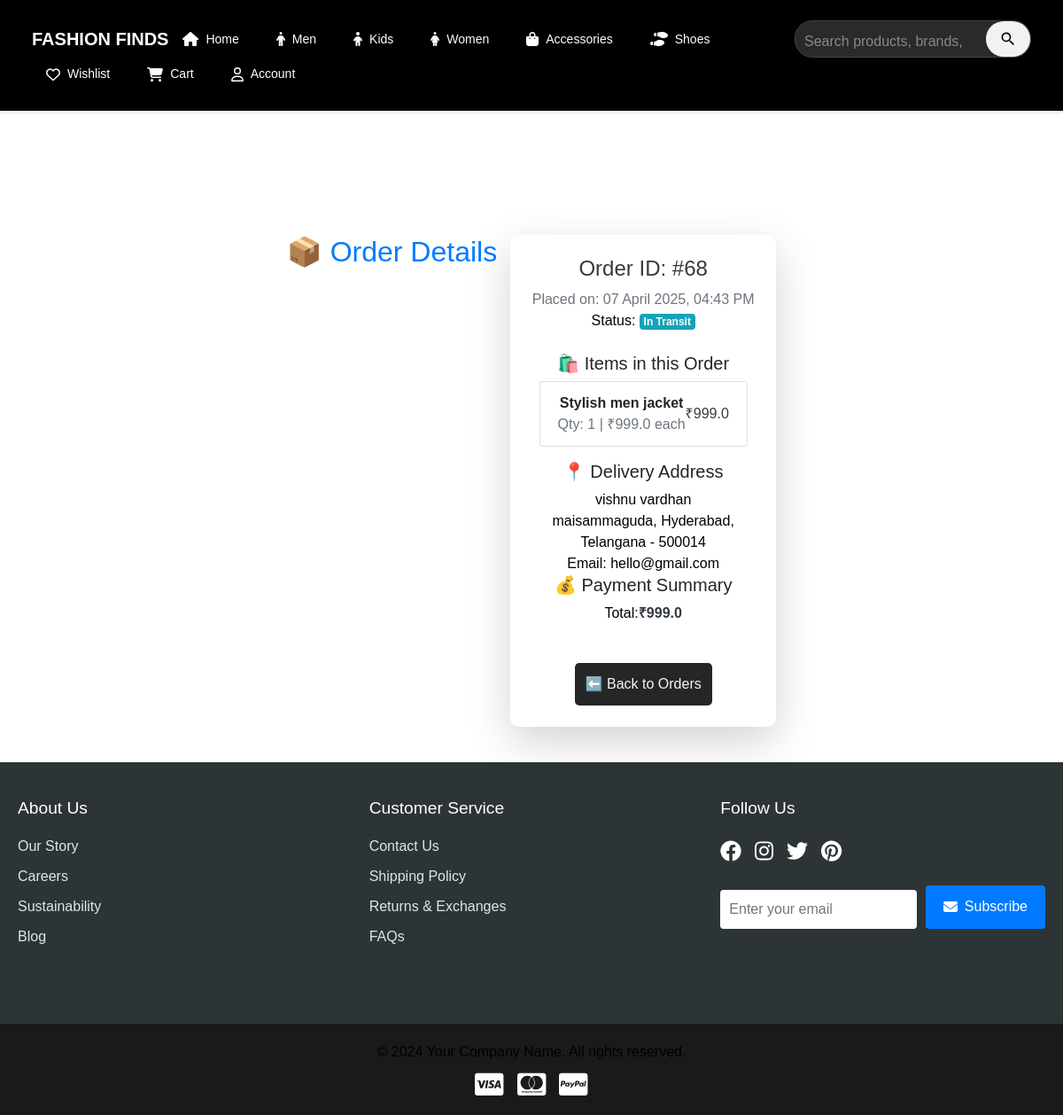
Before: /order/68 (signed in) with the older database file.
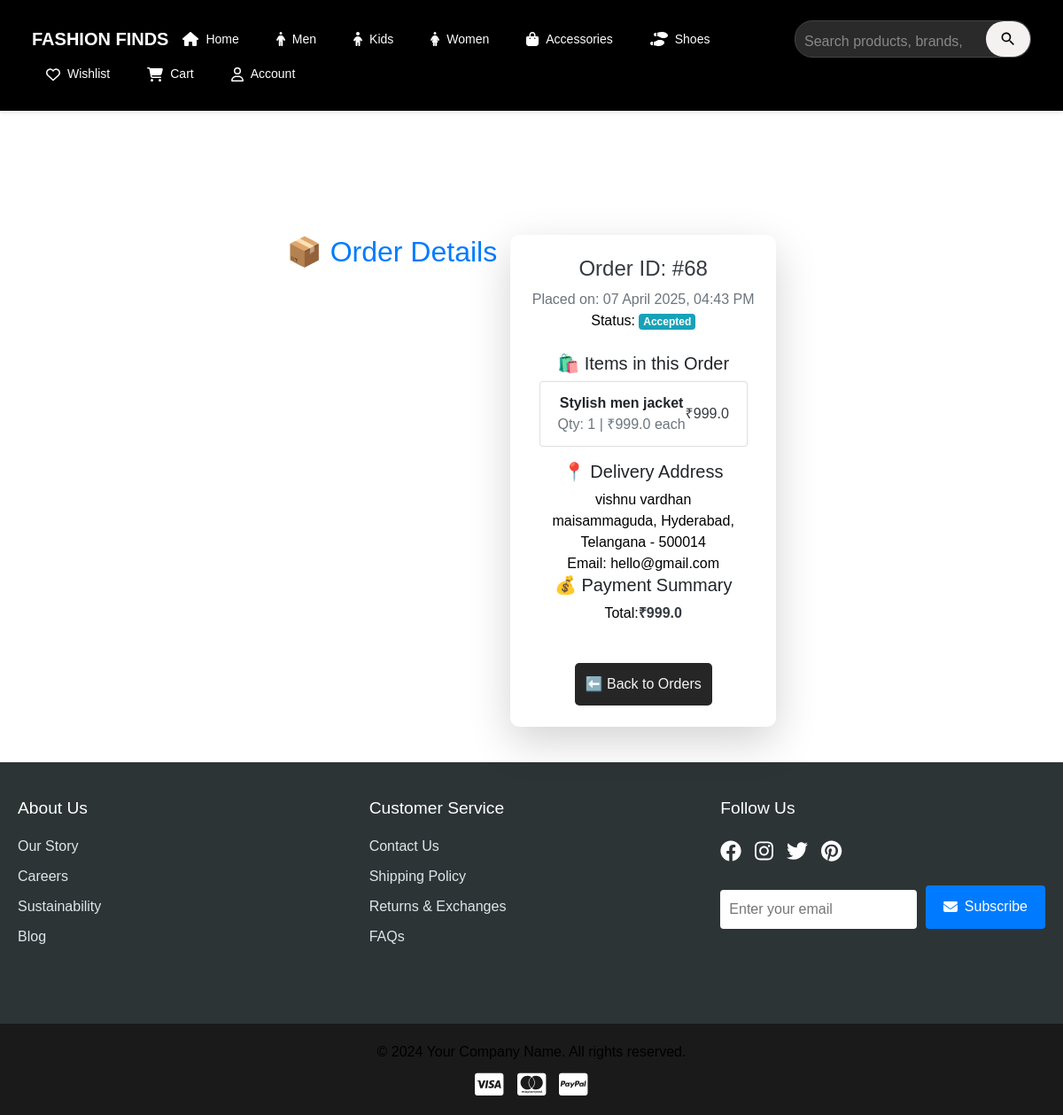
After: the same page with the newer database file.
### app/models.py (models this page shows, shortened)
class Order(db.Model):
    __tablename__ = 'orders'
    id = db.Column(db.Integer, primary_key=True)
    user_id = db.Column(db.Integer, db.ForeignKey('users.id'), nullable=False)
    total_price = db.Column(db.Float, nullable=False)
    status = db.Column(db.String(50), nullable=False, default="Pending")  # ('Pending', 'Shipped', 'Delivered', 'Cancelled')
    order_date = db.Column(db.DateTime, nullable=False, default=lambda: datetime.now(timezone.utc))
    delivery_date = db.Column(db.DateTime, nullable=True)
    order_items = db.relationship('OrderItem', backref='order', lazy=True, cascade="all, delete-orphan")
    delivery_person_id = db.Column(db.Integer, db.ForeignKey('users.id'), nullable=True)
    customer_name = db.Column(db.String(100), nullable=False)
    address_line_1 = db.Column(db.String(100), nullable=False)
    state = db.Column(db.String(100), nullable=False)
    city = db.Column(db.String(100), nullable=False)
    pincode = db.Column(db.String(20), nullable=False)
    mail = db.Column(db.String(50), nullable=False)

### app/views.py (the view)
@views.route('/order/<int:order_id>', methods=['GET'])
@login_required
def view_order_items(order_id):
    order = Order.query.get(order_id)
    if not order or order.user_id != current_user.id :
        flash('Order not found!', 'danger')
        return redirect(url_for('views.my_orders'))
    order_items = OrderItem.query.filter_by(order_id=order.id).all()
    return render_template('view_order.html', order=order, order_items=order_items)

### app/templates/view_order.html (shortened to what this page needs)
{% extends "base.html" %}
{% block content %}
<div class="container mt-5">
    <h2 class="fw-bold text-center text-primary">📦 Order Details</h2>
    <div class="card p-4 shadow-lg border-0 rounded-3">
        <h4 class="fw-bold text-dark">Order ID: #{{ order.id }}</h4>
        <p class="text-muted">Placed on: {{ order.order_date.strftime('%d %B %Y, %I:%M %p') }}</p>
        <p class="fw-semibold">Status: <span class="badge bg-info text-white">{{ order.status }}</span></p>
        <h5 class="mt-4">🛍️ Items in this Order</h5>
        <ul class="list-group mb-3">
            {% for item in order_items %}
            <li class="list-group-item d-flex justify-content-between align-items-center">
                <div>
                    <strong>{{ item.product.product_name }}</strong>
                    <p class="text-muted">Qty: {{ item.quantity }} | ₹{{ item.unit_price }} each</p>
                </div>
                <span class="fw-bold text-dark">₹{{ item.subtotal }}</span>
            </li>
            {% endfor %}
        </ul>
        <h5 class="fw-bold">📍 Delivery Address</h5>
        <p>
            {{ order.customer_name }}<br>
            {{ order.address_line_1 }}, {{ order.city }}, {{ order.state }} - {{ order.pincode }}<br>
            Email: {{ order.mail }}
        </p>
        <h5 class="fw-bold">💰 Payment Summary</h5>
        <p class="d-flex justify-content-between"><span class="fw-semibold">Total:</span> <strong class="text-dark">₹{{ order.total_price }}</strong></p>
        <div class="text-center mt-4">
            <a href="{{ url_for('views.my_orders') }}" class="btn btn-secondary w-100">⬅️ Back to Orders</a>
        </div>
    </div>
</div>
{% endblock %}

Changed rows visible on the page:
changed Order "vishnu vardhan": status "In Transit" → "Accepted"
